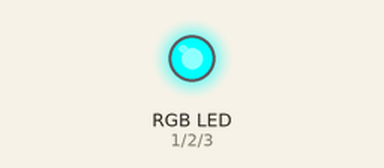
Recording of a program running on a simulated MicroPython board. Parts: an RGB LED mixed from three pins (HIGH = lit).

Above: at 0.5 s.
At 1.5 s:
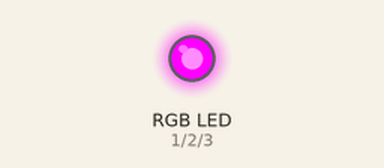
At 5.5 s:
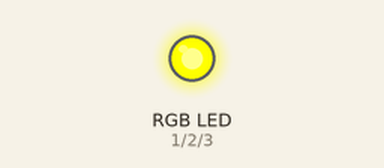
Timing chart, 0 to 6.9 s (numbered marks = the images above):
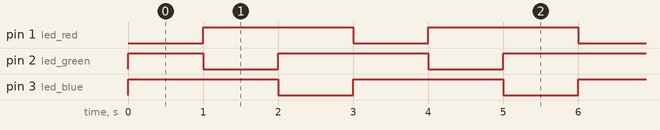

Measured:
- by itself, pin 1 (led_red), pin 3 (led_blue): alternates HIGH for 2.0 s and LOW for 1.0 s
- by itself, pin 2 (led_green): repeats every 3.0 s: LOW 1.0 s, HIGH 2.0 s
- by itself, everything shown: repeats every 3.0 s, in 3 steps

The program:

RGB.py
```python
from machine import Pin
import utime
led_red =Pin(1,Pin.OUT)
led_green =Pin(2,Pin.OUT)
led_blue =Pin(3,Pin.OUT)


while True:
    led_red.value(0)
    led_green.value(0)
    led_blue.value(0)


    led_red.value(0)
    led_green.value(1)
    led_blue.value(1)
    utime.sleep(1)

    led_red.value(1)
    led_green.value(0)
    led_blue.value(1)
    utime.sleep(1)

    led_red.value(1)
    led_green.value(1)
    led_blue.value(0)
    utime.sleep(1)
```
